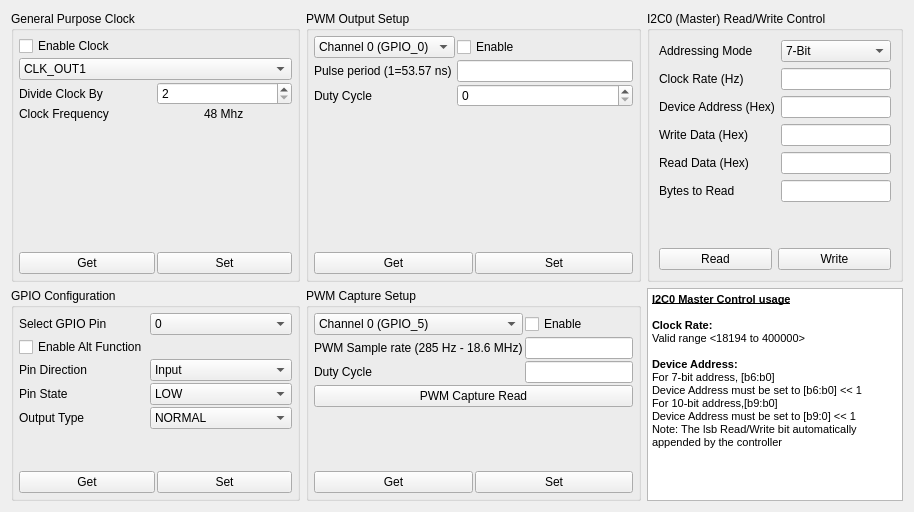
            <widget class="QWidget" name="tab_Peripheral_Ctrl">
             <attribute name="title">
              <string>Peripheral Control</string>
             </attribute>
             <layout class="QGridLayout" name="gridLayout_33">
              <item row="0" column="0">
               <layout class="QGridLayout" name="gridLayout_8">
                <item row="0" column="2">
                 <widget class="QGroupBox" name="groupBox_I2C0_Master">
                  <property name="title">
                   <string>I2C0 (Master) Read/Write Control</string>
                  </property>
                  <layout class="QVBoxLayout" name="verticalLayout_42">
                   <item>
                    <layout class="QGridLayout" name="gridLayout_32">
                     <item row="2" column="0">
                      <widget class="QLabel" name="label_i2cDevAddr">
                       <property name="text">
                        <string>Device Address (Hex)</string>
                       </property>
                      </widget>
                     </item>
                     <item row="4" column="1">
                      <widget class="QLineEdit" name="lineEdit_i2cReadData"/>
                     </item>
                     <item row="5" column="1">
                      <widget class="QLineEdit" name="lineEdit_i2cBytesToRead"/>
                     </item>
                     <item row="0" column="1">
                      <widget class="QComboBox" name="comboBox_i2cAddrMode">
                       <property name="currentIndex">
                        <number>0</number>
                       </property>
                       <item>
                        <property name="text">
                         <string>7-Bit</string>
                        </property>
                       </item>
                       <item>
                        <property name="text">
                         <string>10-Bit</string>
                        </property>
                       </item>
                      </widget>
                     </item>
                     <item row="1" column="1">
                      <widget class="QLineEdit" name="lineEdit_i2cClockRate"/>
                     </item>
                     <item row="5" column="0">
                      <widget class="QLabel" name="label_i2cBytesToRead">
                       <property name="text">
                        <string>Bytes to Read</string>
                       </property>
                      </widget>
                     </item>
                     <item row="0" column="0">
                      <widget class="QLabel" name="label_i2cAddrMode">
                       <property name="text">
                        <string>Addressing Mode</string>
                       </property>
                      </widget>
                     </item>
                     <item row="3" column="0">
                      <widget class="QLabel" name="label_i2cWriteData">
                       <property name="text">
                        <string>Write Data (Hex)</string>
                       </property>
                      </widget>
                     </item>
                     <item row="2" column="1">
                      <widget class="QLineEdit" name="lineEdit_i2cDevAddr"/>
                     </item>
                     <item row="3" column="1">
                      <widget class="QLineEdit" name="lineEdit_i2cWriteData"/>
                     </item>
                     <item row="4" column="0">
                      <widget class="QLabel" name="label_i2cReadData">
                       <property name="text">
                        <string>Read Data (Hex)</string>
                       </property>
                      </widget>
                     </item>
                     <item row="1" column="0">
                      <widget class="QLabel" name="label_i2cClockRate">
                       <property name="text">
                        <string>Clock Rate (Hz)</string>
                       </property>
                      </widget>
                     </item>
                    </layout>
                   </item>
                   <item>
                    <spacer name="verticalSpacer">
                     <property name="orientation">
                      <enum>Qt::Vertical</enum>
                     </property>
                     <property name="sizeHint" stdset="0">
                      <size>
                       <width>20</width>
                       <height>40</height>
                      </size>
                     </property>
                    </spacer>
                   </item>
                   <item>
                    <layout class="QHBoxLayout" name="horizontalLayout_32">
                     <item>
                      <widget class="QPushButton" name="pushButton_i2cRead">
                       <property name="text">
                        <string>Read</string>
                       </property>
                      </widget>
                     </item>
                     <item>
                      <widget class="QPushButton" name="pushButton_i2cWrite">
                       <property name="text">
                        <string>Write</string>
                       </property>
                      </widget>
                     </item>
                    </layout>
                   </item>
                  </layout>
                 </widget>
                </item>
                <item row="0" column="1">
                 <widget class="QGroupBox" name="groupBox_PWMSetup">
                  <property name="title">
                   <string>PWM Output Setup</string>
                  </property>
                  <layout class="QVBoxLayout" name="verticalLayout_27">
                   <property name="spacing">
                    <number>2</number>
                   </property>
                   <property name="leftMargin">
                    <number>5</number>
                   </property>
                   <property name="topMargin">
                    <number>5</number>
                   </property>
                   <property name="rightMargin">
                    <number>5</number>
                   </property>
                   <property name="bottomMargin">
                    <number>5</number>
                   </property>
                   <item>
                    <layout class="QGridLayout" name="gridLayout_22">
                     <item row="1" column="1">
                      <widget class="QLineEdit" name="lineEdit_PWMPeriod"/>
                     </item>
                     <item row="1" column="0">
                      <widget class="QLabel" name="label_PWMPulsePeriod">
                       <property name="text">
                        <string>Pulse period (1=53.57 ns)</string>
                       </property>
                      </widget>
                     </item>
                     <item row="2" column="0">
                      <widget class="QLabel" name="label_PWMDutyCycle">
                       <property name="text">
                        <string>Duty Cycle</string>
                       </property>
                      </widget>
                     </item>
                     <item row="2" column="1">
                      <widget class="QSpinBox" name="spinBox_PWMDutyCycle"/>
                     </item>
                     <item row="0" column="1">
                      <widget class="QCheckBox" name="checkBox_PWMEnable">
                       <property name="text">
                        <string>Enable</string>
                       </property>
                      </widget>
                     </item>
                     <item row="0" column="0">
                      <widget class="QComboBox" name="comboBox_PWMChannel">
                       <item>
                        <property name="text">
                         <string>Channel 0 (GPIO_0)</string>
                        </property>
                       </item>
                       <item>
                        <property name="text">
                         <string>Channel 2 (GPIO_2)</string>
                        </property>
                       </item>
                      </widget>
                     </item>
                    </layout>
                   </item>
                   <item>
                    <spacer name="verticalSpacer_23">
                     <property name="orientation">
                      <enum>Qt::Vertical</enum>
                     </property>
                     <property name="sizeHint" stdset="0">
                      <size>
                       <width>20</width>
                       <height>40</height>
                      </size>
                     </property>
                    </spacer>
                   </item>
                   <item>
                    <layout class="QHBoxLayout" name="horizontalLayout_27">
                     <item>
                      <widget class="QPushButton" name="pushButton_GetPWMConfig">
                       <property name="text">
                        <string>Get</string>
                       </property>
                      </widget>
                     </item>
                     <item>
                      <widget class="QPushButton" name="pushButton_SetPWMConfig">
                       <property name="text">
                        <string>Set</string>
                       </property>
                      </widget>
                     </item>
                    </layout>
                   </item>
                  </layout>
                 </widget>
                </item>
                <item row="1" column="0">
                 <widget class="QGroupBox" name="groupBox_GPIOConfig">
                  <property name="title">
                   <string>GPIO Configuration</string>
                  </property>
                  <layout class="QVBoxLayout" name="verticalLayout_29">
                   <property name="spacing">
                    <number>2</number>
                   </property>
                   <property name="leftMargin">
                    <number>5</number>
                   </property>
                   <property name="topMargin">
                    <number>5</number>
                   </property>
                   <property name="rightMargin">
                    <number>5</number>
                   </property>
                   <property name="bottomMargin">
                    <number>5</number>
                   </property>
                   <item>
                    <layout class="QGridLayout" name="gridLayout_24">
                     <item row="1" column="1">
                      <widget class="QCheckBox" name="checkBox_GPIOEnAltFun">
                       <property name="text">
                        <string>Enable Alt Function</string>
                       </property>
                      </widget>
                     </item>
                     <item row="0" column="1">
                      <widget class="QLabel" name="label_GPIOSelPin">
                       <property name="text">
                        <string>Select GPIO Pin</string>
                       </property>
                      </widget>
                     </item>
                     <item row="2" column="1">
                      <widget class="QLabel" name="label_GPIOPinDir">
                       <property name="text">
                        <string>Pin Direction</string>
                       </property>
                      </widget>
                     </item>
                     <item row="2" column="2">
                      <widget class="QComboBox" name="comboBox_GPIOPinDir">
                       <item>
                        <property name="text">
                         <string>Input</string>
                        </property>
                       </item>
                       <item>
                        <property name="text">
                         <string>Output</string>
                        </property>
                       </item>
                      </widget>
                     </item>
                     <item row="3" column="1">
                      <widget class="QLabel" name="label_GPIOPinState">
                       <property name="text">
                        <string>Pin State</string>
                       </property>
                      </widget>
                     </item>
                     <item row="3" column="2">
                      <widget class="QComboBox" name="comboBox_GPIOPinState">
                       <item>
                        <property name="text">
                         <string>LOW</string>
                        </property>
                       </item>
                       <item>
                        <property name="text">
                         <string>HIGH</string>
                        </property>
                       </item>
                      </widget>
                     </item>
                     <item row="0" column="2">
                      <widget class="QComboBox" name="comboBox_GPIOPin">
                       <item>
                        <property name="text">
                         <string>0</string>
                        </property>
                       </item>
                       <item>
                        <property name="text">
                         <string>FAN PWM</string>
                        </property>
                       </item>
                       <item>
                        <property name="text">
                         <string>2</string>
                        </property>
                       </item>
                       <item>
                        <property name="text">
                         <string>LED STATUS RED</string>
                        </property>
                       </item>
                       <item>
                        <property name="text">
                         <string>LED STATUS GRN</string>
                        </property>
                       </item>
                       <item>
                        <property name="text">
                         <string>5</string>
                        </property>
                       </item>
                       <item>
                        <property name="text">
                         <string>6</string>
                        </property>
                       </item>
                       <item>
                        <property name="text">
                         <string>FAN LOCKED</string>
                        </property>
                       </item>
                       <item>
                        <property name="text">
                         <string>I2C1 SCL</string>
                        </property>
                       </item>
                       <item>
                        <property name="text">
                         <string>I2C1 SDA</string>
                        </property>
                       </item>
                       <item>
                        <property name="text">
                         <string>TRIG OUT 1</string>
                        </property>
                       </item>
                       <item>
                        <property name="text">
                         <string>11</string>
                        </property>
                       </item>
                       <item>
                        <property name="text">
                         <string>12</string>
                        </property>
                       </item>
                       <item>
                        <property name="text">
                         <string>13</string>
                        </property>
                       </item>
                       <item>
                        <property name="text">
                         <string>14</string>
                        </property>
                       </item>
                       <item>
                        <property name="text">
                         <string>15</string>
                        </property>
                       </item>
                       <item>
                        <property name="text">
                         <string>FLASH ADDR 21</string>
                        </property>
                       </item>
                       <item>
                        <property name="text">
                         <string>FLASH ADDR 22</string>
                        </property>
                       </item>
                       <item>
                        <property name="text">
                         <string>USB ENZ</string>
                        </property>
                       </item>
                       <item>
                        <property name="text">
                         <string>HOLD IN BOOT</string>
                        </property>
                       </item>
                       <item>
                        <property name="text">
                         <string>20</string>
                        </property>
                       </item>
                       <item>
                        <property name="text">
                         <string>21</string>
                        </property>
                       </item>
                       <item>
                        <property name="text">
                         <string>PWR ON/OFF</string>
                        </property>
                       </item>
                       <item>
                        <property name="text">
                         <string>EXT PWR ON</string>
                        </property>
                       </item>
                       <item>
                        <property name="text">
                         <string>24</string>
                        </property>
                       </item>
                       <item>
                        <property name="text">
                         <string>25</string>
                        </property>
                       </item>
                       <item>
                        <property name="text">
                         <string>INIT DONE</string>
                        </property>
                       </item>
                       <item>
                        <property name="text">
                         <string>27</string>
                        </property>
                       </item>
                       <item>
                        <property name="text">
                         <string>28</string>
                        </property>
                       </item>
                       <item>
                        <property name="text">
                         <string>29</string>
                        </property>
                       </item>
                       <item>
                        <property name="text">
                         <string>I2C/USB ADDR CFG</string>
                        </property>
                       </item>
                       <item>
                        <property name="text">
                         <string>TRIG IN 1</string>
                        </property>
                       </item>
                       <item>
                        <property name="text">
                         <string>TRIG IN 2</string>
                        </property>
                       </item>
                       <item>
                        <property name="text">
                         <string>33</string>
                        </property>
                       </item>
                       <item>
                        <property name="text">
                         <string>34</string>
                        </property>
                       </item>
                       <item>
                        <property name="text">
                         <string>35</string>
                        </property>
                       </item>
                       <item>
                        <property name="text">
                         <string>36</string>
                        </property>
                       </item>
                       <item>
                        <property name="text">
                         <string>TRIG OUT 2</string>
                        </property>
                       </item>
                      </widget>
                     </item>
                     <item row="4" column="1">
                      <widget class="QLabel" name="label_GPIOOutputType">
                       <property name="text">
                        <string>Output Type</string>
                       </property>
                      </widget>
                     </item>
                     <item row="4" column="2">
                      <widget class="QComboBox" name="comboBox_GPIOOutType">
                       <item>
                        <property name="text">
                         <string>NORMAL</string>
                        </property>
                       </item>
                       <item>
                        <property name="text">
                         <string>OPEN DRAIN</string>
                        </property>
                       </item>
                      </widget>
                     </item>
                    </layout>
                   </item>
                   <item>
                    <spacer name="verticalSpacer_21">
                     <property name="orientation">
                      <enum>Qt::Vertical</enum>
                     </property>
                     <property name="sizeHint" stdset="0">
                      <size>
                       <width>20</width>
                       <height>40</height>
                      </size>
                     </property>
                    </spacer>
                   </item>
                   <item>
                    <layout class="QHBoxLayout" name="horizontalLayout_29">
                     <item>
                      <widget class="QPushButton" name="pushBox_GetGPIOConfig">
                       <property name="text">
                        <string>Get</string>
                       </property>
                      </widget>
                     </item>
                     <item>
                      <widget class="QPushButton" name="pushBox_SetGPIOConfig">
                       <property name="text">
                        <string>Set</string>
                       </property>
                      </widget>
                     </item>
                    </layout>
                   </item>
                  </layout>
                 </widget>
                </item>
                <item row="1" column="1">
                 <widget class="QGroupBox" name="groupBox_PWMCapSetup">
                  <property name="title">
                   <string>PWM Capture Setup</string>
                  </property>
                  <layout class="QVBoxLayout" name="verticalLayout_28">
                   <property name="spacing">
                    <number>2</number>
                   </property>
                   <property name="leftMargin">
                    <number>5</number>
                   </property>
                   <property name="topMargin">
                    <number>5</number>
                   </property>
                   <property name="rightMargin">
                    <number>5</number>
                   </property>
                   <property name="bottomMargin">
                    <number>5</number>
                   </property>
                   <item>
                    <layout class="QGridLayout" name="gridLayout_23">
                     <item row="1" column="0">
                      <widget class="QLabel" name="label_PWMCapSampleRate">
                       <property name="text">
                        <string>PWM Sample rate (285 Hz - 18.6 MHz)</string>
                       </property>
                      </widget>
                     </item>
                     <item row="1" column="1">
                      <widget class="QLineEdit" name="lineEdit_PWMCapSampleRate"/>
                     </item>
                     <item row="2" column="0">
                      <widget class="QLabel" name="label_PWMCapDutyCycleReadback">
                       <property name="text">
                        <string>Duty Cycle</string>
                       </property>
                      </widget>
                     </item>
                     <item row="0" column="1">
                      <widget class="QCheckBox" name="checkBox_PWMCapEnable">
                       <property name="text">
                        <string>Enable</string>
                       </property>
                      </widget>
                     </item>
                     <item row="0" column="0">
                      <widget class="QComboBox" name="comboBox_PWMCapChannel">
                       <item>
                        <property name="text">
                         <string>Channel 0 (GPIO_5)</string>
                        </property>
                       </item>
                       <item>
                        <property name="text">
                         <string>Channel 1 (GPIO_6)</string>
                        </property>
                       </item>
                      </widget>
                     </item>
                     <item row="2" column="1">
                      <widget class="QLineEdit" name="lineEdit_PWMCapDutyCycleReadback">
                       <property name="readOnly">
                        <bool>true</bool>
                       </property>
                      </widget>
                     </item>
                    </layout>
                   </item>
                   <item>
                    <widget class="QPushButton" name="pushButton_PWMCapRead">
                     <property name="text">
                      <string>PWM Capture Read</string>
                     </property>
                    </widget>
                   </item>
                   <item>
                    <spacer name="verticalSpacer_19">
                     <property name="orientation">
                      <enum>Qt::Vertical</enum>
                     </property>
                     <property name="sizeHint" stdset="0">
                      <size>
                       <width>20</width>
                       <height>40</height>
                      </size>
                     </property>
                    </spacer>
                   </item>
                   <item>
                    <layout class="QHBoxLayout" name="horizontalLayout_28">
                     <item>
                      <widget class="QPushButton" name="pushButton_GetPWMCapConfig">
                       <property name="text">
                        <string>Get</string>
                       </property>
                      </widget>
                     </item>
                     <item>
                      <widget class="QPushButton" name="pushButton_SetPWMCapConfig">
                       <property name="text">
                        <string>Set</string>
                       </property>
                      </widget>
                     </item>
                    </layout>
                   </item>
                  </layout>
                 </widget>
                </item>
                <item row="0" column="0">
                 <widget class="QGroupBox" name="groupBox_GPClk">
                  <property name="title">
                   <string>General Purpose Clock</string>
                  </property>
                  <layout class="QVBoxLayout" name="verticalLayout_26">
                   <property name="spacing">
                    <number>2</number>
                   </property>
                   <property name="leftMargin">
                    <number>5</number>
                   </property>
                   <property name="topMargin">
                    <number>5</number>
                   </property>
                   <property name="rightMargin">
                    <number>5</number>
                   </property>
                   <property name="bottomMargin">
                    <number>5</number>
                   </property>
                   <item>
                    <widget class="QCheckBox" name="checkBox_GpClk">
                     <property name="text">
                      <string>Enable Clock</string>
                     </property>
                    </widget>
                   </item>
                   <item>
                    <widget class="QComboBox" name="comboBox_GpClk">
                     <item>
                      <property name="text">
                       <string>CLK_OUT1</string>
                      </property>
                     </item>
                     <item>
                      <property name="text">
                       <string>CLK_OUT2</string>
                      </property>
                     </item>
                    </widget>
                   </item>
                   <item>
                    <layout class="QGridLayout" name="gridLayout_20">
                     <item row="0" column="1">
                      <widget class="QSpinBox" name="spinBox_GpClk">
                       <property name="minimum">
                        <number>2</number>
                       </property>
                       <property name="maximum">
                        <number>127</number>
                       </property>
                      </widget>
                     </item>
                     <item row="0" column="0">
                      <widget class="QLabel" name="label_GpClkDiv">
                       <property name="text">
                        <string>Divide Clock By</string>
                       </property>
                      </widget>
                     </item>
                     <item row="1" column="0">
                      <widget class="QLabel" name="label_GpClkFreq">
                       <property name="text">
                        <string>Clock Frequency</string>
                       </property>
                      </widget>
                     </item>
                     <item row="1" column="1" alignment="Qt::AlignHCenter">
                      <widget class="QLabel" name="label_GpClkFreqVal">
                       <property name="text">
                        <string>48 Mhz</string>
                       </property>
                      </widget>
                     </item>
                    </layout>
                   </item>
                   <item>
                    <spacer name="verticalSpacer_8">
                     <property name="orientation">
                      <enum>Qt::Vertical</enum>
                     </property>
                     <property name="sizeHint" stdset="0">
                      <size>
                       <width>20</width>
                       <height>40</height>
                      </size>
                     </property>
                    </spacer>
                   </item>
                   <item>
                    <layout class="QHBoxLayout" name="horizontalLayout_24">
                     <item>
                      <widget class="QPushButton" name="pushButton_GetGpClk">
                       <property name="text">
                        <string>Get</string>
                       </property>
                      </widget>
                     </item>
                     <item>
                      <widget class="QPushButton" name="pushButton_SetGpClk">
                       <property name="text">
                        <string>Set</string>
                       </property>
                      </widget>
                     </item>
                    </layout>
                   </item>
                  </layout>
                 </widget>
                </item>
                <item row="1" column="2">
                 <widget class="QTextEdit" name="textEdit_i2c0_port_usage">
                  <property name="html">
                   <string>&lt;!DOCTYPE HTML PUBLIC &quot;-//W3C//DTD HTML 4.0//EN&quot; &quot;http://www.w3.org/TR/REC-html40/strict.dtd&quot;&gt;
&lt;html&gt;&lt;head&gt;&lt;meta name=&quot;qrichtext&quot; content=&quot;1&quot; /&gt;&lt;style type=&quot;text/css&quot;&gt;
p, li { white-space: pre-wrap; }
&lt;/style&gt;&lt;/head&gt;&lt;body style=&quot; font-family:'MS Shell Dlg 2'; font-size:7.8pt; font-weight:400; font-style:normal;&quot;&gt;
&lt;p style=&quot; margin-top:0px; margin-bottom:0px; margin-left:0px; margin-right:0px; -qt-block-indent:0; text-indent:0px;&quot;&gt;&lt;span style=&quot; font-size:8.25pt; font-weight:600; text-decoration: underline;&quot;&gt;I2C0 Master Control usage&lt;/span&gt;&lt;/p&gt;
&lt;p style=&quot;-qt-paragraph-type:empty; margin-top:0px; margin-bottom:0px; margin-left:0px; margin-right:0px; -qt-block-indent:0; text-indent:0px; font-size:8.25pt; font-weight:600;&quot;&gt;&lt;br /&gt;&lt;/p&gt;
&lt;p style=&quot; margin-top:0px; margin-bottom:0px; margin-left:0px; margin-right:0px; -qt-block-indent:0; text-indent:0px;&quot;&gt;&lt;span style=&quot; font-size:8.25pt; font-weight:600;&quot;&gt;Clock Rate:&lt;/span&gt;&lt;span style=&quot; font-size:8.25pt;&quot;&gt; &lt;/span&gt;&lt;/p&gt;
&lt;p style=&quot; margin-top:0px; margin-bottom:0px; margin-left:0px; margin-right:0px; -qt-block-indent:0; text-indent:0px;&quot;&gt;&lt;span style=&quot; font-size:8.25pt;&quot;&gt;Valid range &amp;lt;18194 to 400000&amp;gt;&lt;/span&gt;&lt;/p&gt;
&lt;p style=&quot;-qt-paragraph-type:empty; margin-top:0px; margin-bottom:0px; margin-left:0px; margin-right:0px; -qt-block-indent:0; text-indent:0px; font-size:8.25pt;&quot;&gt;&lt;br /&gt;&lt;/p&gt;
&lt;p style=&quot; margin-top:0px; margin-bottom:0px; margin-left:0px; margin-right:0px; -qt-block-indent:0; text-indent:0px;&quot;&gt;&lt;span style=&quot; font-size:8.25pt; font-weight:600;&quot;&gt;Device Address:&lt;/span&gt;&lt;/p&gt;
&lt;p style=&quot; margin-top:0px; margin-bottom:0px; margin-left:0px; margin-right:0px; -qt-block-indent:0; text-indent:0px;&quot;&gt;&lt;span style=&quot; font-size:8.25pt;&quot;&gt;For 7-bit address, [b6:b0]&lt;/span&gt;&lt;/p&gt;
&lt;p style=&quot; margin-top:0px; margin-bottom:0px; margin-left:0px; margin-right:0px; -qt-block-indent:0; text-indent:0px;&quot;&gt;&lt;span style=&quot; font-size:8.25pt;&quot;&gt;Device Address must be set to [b6:b0] &amp;lt;&amp;lt; 1&lt;/span&gt;&lt;/p&gt;
&lt;p style=&quot; margin-top:0px; margin-bottom:0px; margin-left:0px; margin-right:0px; -qt-block-indent:0; text-indent:0px;&quot;&gt;&lt;span style=&quot; font-size:8.25pt;&quot;&gt;For 10-bit address,[b9:b0]&lt;/span&gt;&lt;/p&gt;
&lt;p style=&quot; margin-top:0px; margin-bottom:0px; margin-left:0px; margin-right:0px; -qt-block-indent:0; text-indent:0px;&quot;&gt;&lt;span style=&quot; font-size:8.25pt;&quot;&gt;Device Address must be set to [b9:0] &amp;lt;&amp;lt; 1&lt;/span&gt;&lt;/p&gt;
&lt;p style=&quot; margin-top:0px; margin-bottom:0px; margin-left:0px; margin-right:0px; -qt-block-indent:0; text-indent:0px;&quot;&gt;&lt;span style=&quot; font-size:8.25pt;&quot;&gt;Note: The lsb Read/Write bit automatically appended by the controller&lt;/span&gt;&lt;/p&gt;&lt;/body&gt;&lt;/html&gt;</string>
                  </property>
                 </widget>
                </item>
               </layout>
              </item>
             </layout>
            </widget>
